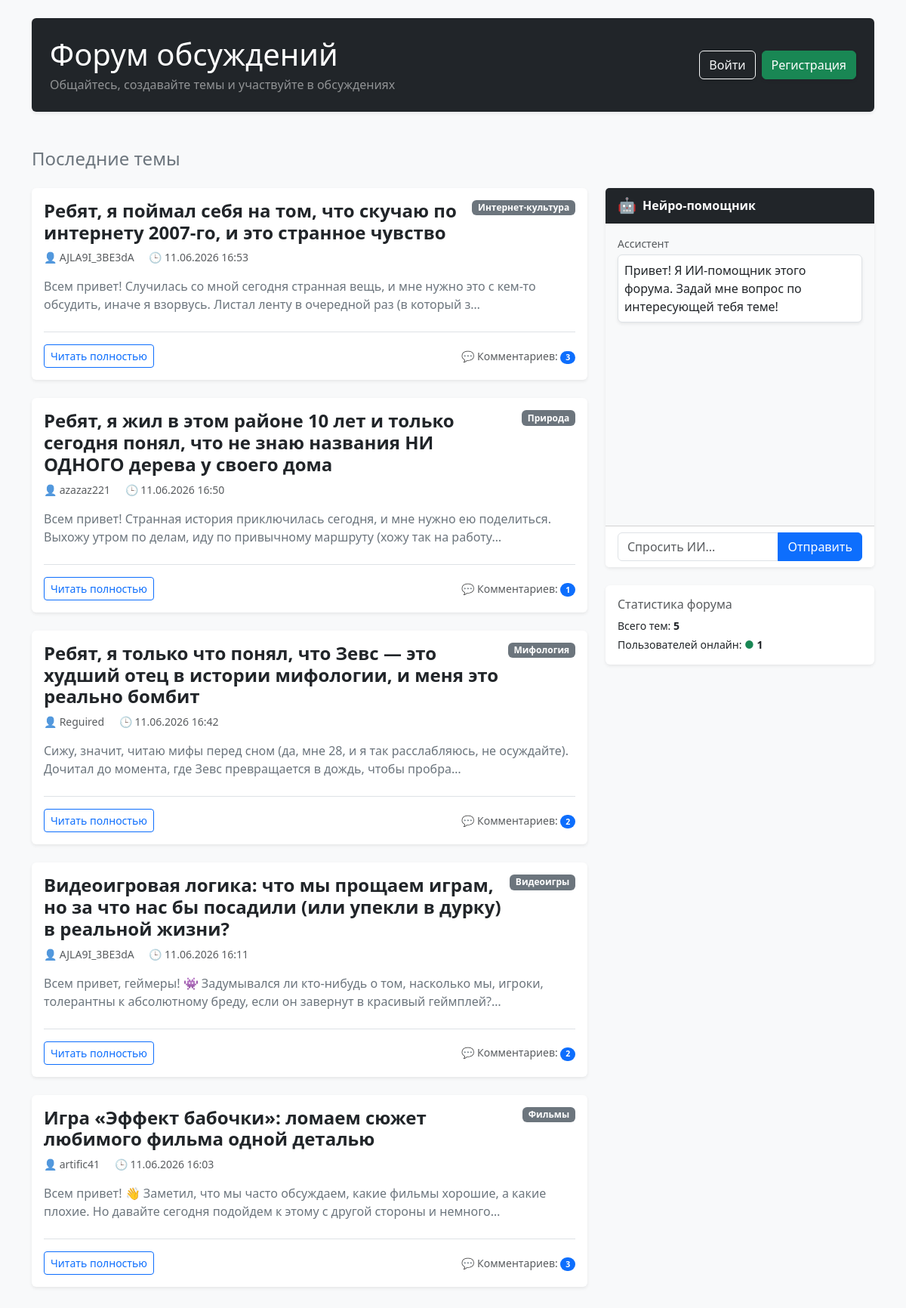
The page / on the database its author committed.
### forum/models.py (models this page shows, shortened)
class Post(models.Model):
    title = models.CharField(max_length=200)
    content = models.TextField()
    created_at = models.DateTimeField(auto_now_add=True)
    category = models.ForeignKey(
        Category,
        on_delete=models.CASCADE
    )
    author = models.ForeignKey(
    User,
    on_delete=models.CASCADE
)

class Category(models.Model):
    name = models.CharField(max_length=100)
    def __str__(self):
        return self.name

### forum/views.py (the view)
# urls.py: path('', views.home, name='home'),
def home(request):
    posts = Post.objects.order_by('-created_at')
    return render(
        request,
        'forum/home.html',
        {'posts': posts}
    )

### forum/templates/forum/home.html (shortened to what this page needs)
<!DOCTYPE html>
<html lang="ru">
<head>
    <link href="https://cdn.jsdelivr.net/npm/bootstrap@5.3.7/dist/css/bootstrap.min.css" rel="stylesheet">
</head>
<body>
<div class="container mt-4 pb-5">
    <div class="p-4 mb-5 bg-dark text-white rounded shadow-sm d-flex flex-wrap justify-content-between align-items-center gap-3">
        <div>
            <h1 class="mb-1">Форум обсуждений</h1>
            <p class="mb-0 text-white-50">
                Общайтесь, создавайте темы и участвуйте в обсуждениях
            </p>
        </div>
        <div class="d-flex align-items-center flex-wrap gap-2">
            {% if user.is_authenticated %}
                <span class="me-3">
                    Вы вошли как: <strong>{{ user.username }}</strong>
                </span>
                <a href="/create/" class="btn btn-success shadow-sm">
                    Создать тему
                </a>
                <a href="/logout/" class="btn btn-outline-light shadow-sm">
                    Выйти
                </a>
            {% else %}
                <a href="/login/" class="btn btn-outline-light shadow-sm">
                    Войти
                </a>
                <a href="/register/" class="btn btn-success shadow-sm">
                    Регистрация
                </a>
            {% endif %}
        </div>
    </div>
    <h4 class="mb-4 text-secondary">Последние темы</h4>
    <div class="row">
        <div class="col-lg-8 col-md-10 mx-auto mx-lg-0">
            {% for post in posts %}
                <div class="card mb-4 shadow-sm border-0">
                    <div class="card-body">
                        <div class="d-flex justify-content-between align-items-start mb-2">
                            <h4 class="card-title mb-0">
                                <a href="/post/{{ post.id }}/" class="text-decoration-none text-dark fw-bold">
                                    {{ post.title }}
                                </a>
                            </h4>
                            <span class="badge bg-secondary ms-2">{{ post.category }}</span>
                        </div>
                        <div class="text-muted small mb-3">
                            <span class="me-3">👤 {{ post.author.username }}</span>
                            <span>🕒 {{ post.created_at|date:"d.m.Y H:i" }}</span>
                        </div>
                        <p class="card-text text-secondary mb-4">
                            {{ post.content|truncatechars:150 }}
                        </p>
                        <div class="d-flex justify-content-between align-items-center pt-3 border-top">
                            <a href="/post/{{ post.id }}/" class="btn btn-outline-primary btn-sm">
                                Читать полностью
                            </a>
                            <span class="text-muted small">
                                💬 Комментариев:
                                <span class="badge bg-primary rounded-pill">{{ post.comment_set.count }}</span>
                            </span>
                        </div>
                    </div>
                </div>
            {% empty %}
                <div class="alert alert-info shadow-sm" role="alert">
                    В данный момент тем пока нет. Будьте первым!
                </div>
            {% endfor %}
        </div>
        <div class="col-lg-4 mt-4 mt-lg-0">
            <div class="card shadow-sm border-0 sticky-top" style="top: 20px;">
                <div class="card-header bg-dark text-white d-flex align-items-center">
                    <span class="fs-5 me-2">🤖</span>
                    <strong>Нейро-помощник</strong>
                </div>
                <div class="card-body bg-light" style="height: 400px; overflow-y: auto;" id="chatBox">
                    <div class="mb-3">
                        <div class="text-muted small mb-1">Ассистент</div>
                        <div class="p-2 bg-white border rounded shadow-sm d-inline-block">
                            Привет! Я ИИ-помощник этого форума. Задай мне вопрос по интересующей тебя теме!
                        </div>
                    </div>
                </div>
                <div class="card-footer bg-white">
                    <div class="input-group">
                        <input type="text" id="aiInput" class="form-control" placeholder="Спросить ИИ...">
                        <button class="btn btn-primary" id="sendBtn" type="button">Отправить</button>
                    </div>
                </div>
            </div>
            <div class="card shadow-sm border-0 mt-4">
                <div class="card-body">
                    <h6 class="text-muted mb-2">Статистика форума</h6>
                    <p class="mb-1 small">Всего тем: <strong>{{ posts|length }}</strong></p>
                    <p class="mb-0 small">Пользователей онлайн: <span class="text-success">●</span> <strong>1</strong></p>
                </div>
            </div>
        </div>
    </div>
</div>
</body>
</html>

### forum/templates/forum/home.html (style rules this page uses)
body { background-color: #f8f9fa; }

### rows shown on the page
Post: title "Ребят, я поймал себя на том, что скучаю по интернету 2007-го, и это странное чувство", category "Интернет-культура", author.username "AJLA9I_3BE3dA", created_at "11.06.2026 16:53", content "Всем привет! Случилась со мной сегодня странная вещь, и мне нужно это с кем-то обсудить, иначе я взорвусь. Листал ленту в очередной раз (в который з…", comment_set.count "3"
Post: title "Ребят, я жил в этом районе 10 лет и только сегодня понял, что не знаю названия НИ ОДНОГО дерева у своего дома", category "Природа", author.username "azazaz221", created_at "11.06.2026 16:50", content "Всем привет! Странная история приключилась сегодня, и мне нужно ею поделиться. Выхожу утром по делам, иду по привычному маршруту (хожу так на работу…", comment_set.count "1"
Post: title "Ребят, я только что понял, что Зевс — это худший отец в истории мифологии, и меня это реально бомбит", category "Мифология", author.username "Reguired", created_at "11.06.2026 16:42", content "Сижу, значит, читаю мифы перед сном (да, мне 28, и я так расслабляюсь, не осуждайте). Дочитал до момента, где Зевс превращается в дождь, чтобы пробра…", comment_set.count "2"
Post: title "Видеоигровая логика: что мы прощаем играм, но за что нас бы посадили (или упекли в дурку) в реальной жизни?", category "Видеоигры", author.username "AJLA9I_3BE3dA", created_at "11.06.2026 16:11", content "Всем привет, геймеры! 👾 Задумывался ли кто-нибудь о том, насколько мы, игроки, толерантны к абсолютному бреду, если он завернут в красивый геймплей?…", comment_set.count "2"
Post: title "Игра «Эффект бабочки»: ломаем сюжет любимого фильма одной деталью", category "Фильмы", author.username "artific41", created_at "11.06.2026 16:03", content "Всем привет! 👋 Заметил, что мы часто обсуждаем, какие фильмы хорошие, а какие плохие. Но давайте сегодня подойдем к этому с другой стороны и немного…", comment_set.count "3"

### other values the page prints
{{ posts|length }} "5"
